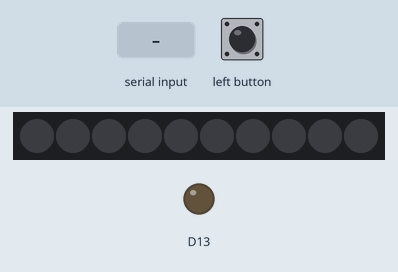
Recording of a sketch running on a simulated Adafruit Circuit Playground Express. Parts: 10 RGB LEDs in strip order, left to right, output pins drawn as LEDs (lit = HIGH). The test bench sets the inputs (shaded band). What the sketch prints to the serial monitor is not drawn.

Above: at 1.2 s.
1.3 s: left button pressed for 1 s
At 1.8 s:
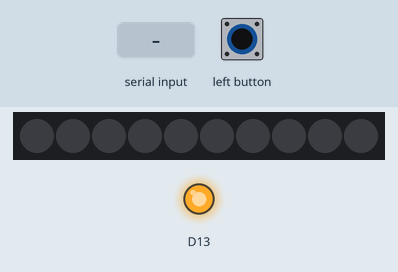
3.8 s: byte 30 received over Serial
At 5.1 s:
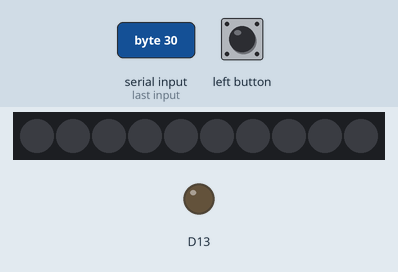
5.3 s: left button pressed for 0.15 s
At 5.4 s:
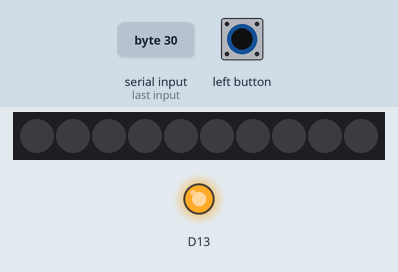
6.9 s: left button pressed for 3.2 s
At 10.5 s:
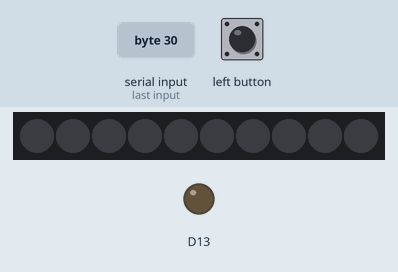
11.6 s: byte 90 received over Serial
At 12.4 s:
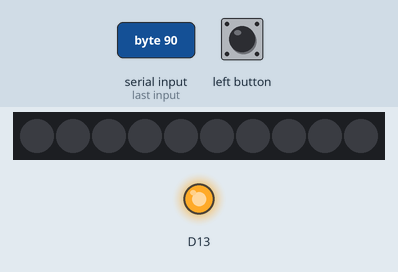
13.1 s: byte 120 received over Serial
At 14.6 s:
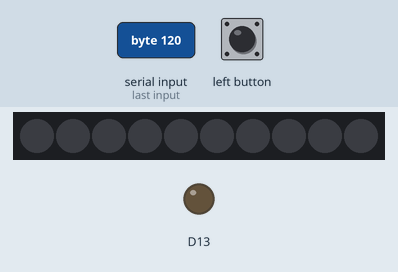
Timing chart, 0 to 15.6 s (numbered marks = the images above; inputs shaded):
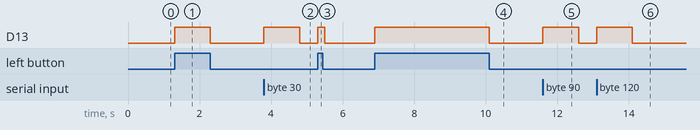

The sketch:

Serial_In_Practice.ino
```cpp
#include <Adafruit_CircuitPlayground.h>

 void setup(){
  Serial.begin(9600);
  CircuitPlayground.begin();
  /*while (Serial.available() <= 0) {
    Serial.println("waiting"); // send a starting message
    delay(300);              // wait 1/3 second
  }*/
}

void loop() {
  if (CircuitPlayground.leftButton() == true){
    Serial.print("h");
    CircuitPlayground.redLED(true);
    delay(100);
  }

  if (Serial.available() > 0) {
    CircuitPlayground.redLED(true);
    char compData = Serial.read();
    Serial.print("Value of Data: ");
    Serial.println(compData);
      delay(1000);
  }
  else{
    CircuitPlayground.redLED(false);
  }
}
```

Measured:
- after the input at 1.3 s, D13: LOW → HIGH at once, → LOW 1.0 s later
- after the input at 3.8 s, D13: LOW → HIGH at once, → LOW 1.0 s later
- after the input at 5.3 s, D13: LOW → HIGH at once, → LOW 0.20 s later
- after the input at 6.9 s, D13: LOW → HIGH at once, → LOW 3.2 s later
- after the input at 11.6 s, D13: LOW → HIGH at once, → LOW 1.0 s later
- after the input at 13.1 s, D13: LOW → HIGH at once, → LOW 1.0 s later
